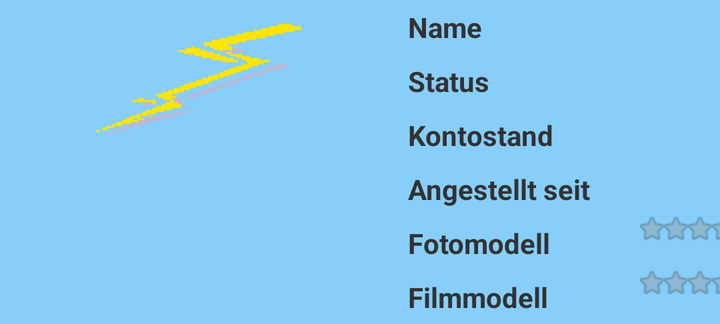
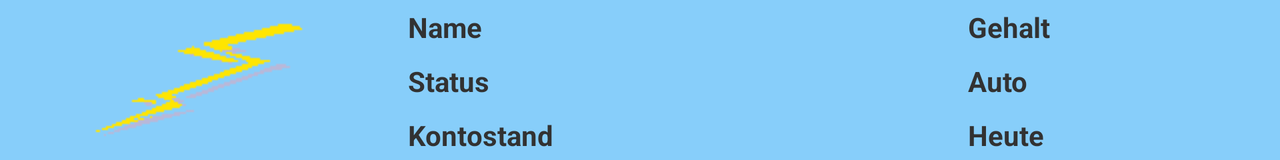

Compare how this app lays out the same screen by default and in its alternative resource folder. The renders come first, then the two layout files and the values they reference.
<!-- AndroidManifest.xml: application theme AppTheme -->
<!-- res/layout/fragment_model_list_item.xml -->
<?xml version="1.0" encoding="utf-8"?>
<LinearLayout xmlns:android="http://schemas.android.com/apk/res/android"
    android:layout_width="match_parent"
    android:layout_height="wrap_content"
    android:orientation="horizontal" >

    <ImageView
        android:id="@+id/imageView1"
        android:layout_width="200dp"
        android:layout_height="wrap_content"
        android:contentDescription="@string/imageDescription"
        android:padding="10dp"
        android:src="@drawable/lightening" />

    <TableLayout
        android:layout_width="match_parent"
        android:layout_height="wrap_content"
    >

        
        <TableRow
            android:layout_width="wrap_content"
            android:layout_height="wrap_content" >

		    <TextView
		        android:layout_width="120dp"
		        android:layout_height="wrap_content"
		        android:textStyle="bold"
		        android:padding="4dp"
		        android:text="@string/labelName"
		        android:textAppearance="?android:attr/textAppearanceSmall" />

		    <TextView
		        android:id="@+id/textViewName"
		        android:layout_width="160dp"
		        android:layout_height="wrap_content"
		        android:padding="4dp"
		        android:textAppearance="?android:attr/textAppearanceSmall" />

		    <TextView
		        android:layout_width="120dp"
		        android:layout_height="wrap_content"
		        android:textStyle="bold"
		        android:padding="4dp"
		        android:text="@string/labelSalary"
		        android:textAppearance="?android:attr/textAppearanceSmall" />

		    <TextView
		        android:id="@+id/textViewSalary"
		        android:layout_width="200dp"
		        android:layout_height="wrap_content"
		        android:padding="4dp"
		        android:textAppearance="?android:attr/textAppearanceSmall" />

        </TableRow>

        <TableRow
            android:layout_width="wrap_content"
            android:layout_height="wrap_content" >

		    <TextView
		        android:layout_width="120dp"
		        android:layout_height="wrap_content"
		        android:textStyle="bold"
		        android:padding="4dp"
		        android:text="@string/labelStatus"
		        android:textAppearance="?android:attr/textAppearanceSmall" />

		    <TextView
		        android:id="@+id/textViewStatus"
		        android:layout_width="160dp"
		        android:layout_height="wrap_content"
		        android:padding="4dp"
		        android:textAppearance="?android:attr/textAppearanceSmall" />

		    <TextView
		        android:layout_width="120dp"
		        android:layout_height="wrap_content"
		        android:textStyle="bold"
		        android:padding="4dp"
		        android:text="@string/labelCar"
		        android:textAppearance="?android:attr/textAppearanceSmall" />

		    <TextView
		        android:id="@+id/textViewCar"
		        android:layout_width="200dp"
		        android:layout_height="wrap_content"
		        android:padding="4dp"
		        android:textAppearance="?android:attr/textAppearanceSmall" />

        </TableRow>

        <TableRow
            android:layout_width="wrap_content"
            android:layout_height="wrap_content" >

		    <TextView
		        android:layout_width="120dp"
		        android:layout_height="wrap_content"
		        android:textStyle="bold"
		        android:padding="4dp"
		        android:text="@string/labelBalance"
		        android:textAppearance="?android:attr/textAppearanceSmall" />

		    <TextView
		        android:id="@+id/textViewBalance"
		        android:layout_width="160dp"
		        android:layout_height="wrap_content"
		        android:padding="4dp"
		        android:textAppearance="?android:attr/textAppearanceSmall" />

		    <TextView
		        android:layout_width="120dp"
		        android:layout_height="wrap_content"
		        android:textStyle="bold"
		        android:padding="4dp"
		        android:text="@string/labelToday"
		        android:textAppearance="?android:attr/textAppearanceSmall" />

		    <TextView
		        android:id="@+id/textViewToday"
		        android:layout_width="200dp"
		        android:layout_height="wrap_content"
		        android:padding="4dp"
		        android:textAppearance="?android:attr/textAppearanceSmall" />

        </TableRow>

        <TableRow
            android:layout_width="wrap_content"
            android:layout_height="wrap_content" >

		    <TextView
		        android:layout_width="120dp"
		        android:layout_height="wrap_content"
		        android:textStyle="bold"
		        android:padding="4dp"
		        android:text="@string/labelOnBoard"
		        android:textAppearance="?android:attr/textAppearanceSmall" />

		    <TextView
		        android:id="@+id/textViewOnBoard"
		        android:layout_width="160dp"
		        android:layout_height="wrap_content"
		        android:padding="4dp"
		        android:textAppearance="?android:attr/textAppearanceSmall" />

		    <TextView
		        android:layout_width="120dp"
		        android:layout_height="wrap_content"
		        android:textStyle="bold"
		        android:padding="4dp"
		        android:text="@string/labelTeam"
		        android:textAppearance="?android:attr/textAppearanceSmall" />

		    <TextView
		        android:id="@+id/textViewTeam"
		        android:layout_width="200dp"
		        android:layout_height="wrap_content"
		        android:padding="4dp"
		        android:textAppearance="?android:attr/textAppearanceSmall" />

        </TableRow>

        <TableRow
            android:layout_width="wrap_content"
            android:layout_height="wrap_content" >

		    <TextView
		        android:layout_width="110dp"
		        android:layout_height="wrap_content"
		        android:textStyle="bold"
		        android:padding="4dp"
		        android:text="@string/labelQualityPhoto"
		        android:textAppearance="?android:attr/textAppearanceSmall" />

		    <LinearLayout
		        android:layout_width="wrap_content"
		        android:layout_height="wrap_content">

			    <RatingBar
			        android:id="@+id/ratingBarQualityPhoto"
			        android:layout_width="wrap_content"
			        android:layout_height="wrap_content"
			        android:numStars="10"
			        android:stepSize="0.1"
			        android:isIndicator="true"
			        style="?android:attr/ratingBarStyleSmall"
		        />

		    </LinearLayout>

		    <TextView
		        android:layout_width="110dp"
		        android:layout_height="wrap_content"
		        android:textStyle="bold"
		        android:padding="4dp"
		        android:text="@string/labelQualityTLead"
		        android:textAppearance="?android:attr/textAppearanceSmall" />

		    <LinearLayout
		        android:layout_width="wrap_content"
		        android:layout_height="wrap_content">

			    <RatingBar
			        android:id="@+id/ratingBarQualityTLead"
			        android:layout_width="wrap_content"
			        android:layout_height="wrap_content"
			        android:numStars="10"
			        android:stepSize="0.1"
			        android:isIndicator="true"
			        style="?android:attr/ratingBarStyleSmall"
		        />

		    </LinearLayout>

        </TableRow>

        <TableRow
            android:layout_width="wrap_content"
            android:layout_height="wrap_content" >

		    <TextView
		        android:layout_width="110dp"
		        android:layout_height="wrap_content"
		        android:textStyle="bold"
		        android:padding="4dp"
		        android:text="@string/labelQualityMovie"
		        android:textAppearance="?android:attr/textAppearanceSmall" />

		    <LinearLayout
		        android:layout_width="wrap_content"
		        android:layout_height="wrap_content">

			    <RatingBar
			        android:id="@+id/ratingBarQualityMovie"
			        android:layout_width="wrap_content"
			        android:layout_height="wrap_content"
			        android:numStars="10"
			        android:stepSize="0.1"
			        android:isIndicator="true"
			        style="?android:attr/ratingBarStyleSmall"
		        />

		    </LinearLayout>

		    <TextView
		        android:layout_width="110dp"
		        android:layout_height="wrap_content"
		        android:textStyle="bold"
		        android:padding="4dp"
		        android:text="@string/labelMood"
		        android:textAppearance="?android:attr/textAppearanceSmall" />

		    <LinearLayout
		        android:layout_width="wrap_content"
		        android:layout_height="wrap_content">

			    <RatingBar
			        android:id="@+id/ratingBarMood"
			        android:layout_width="wrap_content"
			        android:layout_height="wrap_content"
			        android:numStars="10"
			        android:stepSize="0.1"
			        android:isIndicator="true"
			        style="?android:attr/ratingBarStyleSmall"
		        />

		    </LinearLayout>

        </TableRow>

    </TableLayout>

</LinearLayout>
<!-- resources referenced by this layout -->
<resources>
  <!-- drawable lightening: png bitmap (drawable-mdpi, 1165 bytes) -->
  <string name="imageDescription">Profilbild</string>
  <string name="labelBalance">Kontostand</string>
  <string name="labelCar">Auto</string>
  <string name="labelMood">Stimmung</string>
  <string name="labelName">Name</string>
  <string name="labelOnBoard">Angestellt seit</string>
  <string name="labelQualityMovie">Filmmodell</string>
  <string name="labelQualityPhoto">Fotomodell</string>
  <string name="labelQualityTLead">Teamleiterin</string>
  <string name="labelSalary">Gehalt</string>
  <string name="labelStatus">Status</string>
  <string name="labelTeam">Team</string>
  <string name="labelToday">Heute</string>
  <style name="AppTheme" parent="AppBaseTheme">
          
          <item name="android:background">#ff87CEFA</item>
          <item name="android:actionBarTabBarStyle">@style/ActionBarStyle</item>
          <item name="android:actionBarTabTextStyle">@style/ActionBarTabText</item>
      </style>
  <style name="AppBaseTheme" parent="android:Theme.Light">
          
      </style>
  <style name="ActionBarStyle" parent="@android:style/Widget.Holo.ActionBar">
          
          <item name="android:background">#ff000000</item>
      </style>
  <style name="ActionBarTabText" parent="@android:style/Widget.Holo.ActionBar.TabText">
          
          <item name="android:background">#ff000000</item>
          <item name="android:textColor">#ffffffff</item>
      </style>
</resources>
<!-- res/layout-land/fragment_model_list_item.xml (the repository's variant of the layout above) -->
<!-- drawn on the phone turned sideways -->
<?xml version="1.0" encoding="utf-8"?>
<LinearLayout xmlns:android="http://schemas.android.com/apk/res/android"
    android:layout_width="match_parent"
    android:layout_height="wrap_content"
    android:orientation="horizontal" >

    <ImageView
        android:id="@+id/imageView1"
        android:layout_width="200dp"
        android:layout_height="wrap_content"
        android:contentDescription="@string/imageDescription"
        android:padding="10dp"
        android:src="@drawable/lightening" />

    <TableLayout
        android:layout_width="match_parent"
        android:layout_height="match_parent"
    >

        
        <TableRow
            android:layout_width="wrap_content"
            android:layout_height="wrap_content" >

		    <TextView
		        android:layout_width="120dp"
		        android:layout_height="wrap_content"
		        android:textStyle="bold"
		        android:padding="4dp"
		        android:text="@string/labelName"
		        android:textAppearance="?android:attr/textAppearanceSmall" />

		    <TextView
		        android:id="@+id/textViewName"
		        android:layout_width="160dp"
		        android:layout_height="wrap_content"
		        android:padding="4dp"
		        android:textAppearance="?android:attr/textAppearanceSmall" />

		    <TextView
		        android:layout_width="120dp"
		        android:layout_height="wrap_content"
		        android:textStyle="bold"
		        android:padding="4dp"
		        android:text="@string/labelSalary"
		        android:textAppearance="?android:attr/textAppearanceSmall" />

		    <TextView
		        android:id="@+id/textViewSalary"
		        android:layout_width="200dp"
		        android:layout_height="wrap_content"
		        android:padding="4dp"
		        android:textAppearance="?android:attr/textAppearanceSmall" />

		    <TextView
		        android:layout_width="110dp"
		        android:layout_height="wrap_content"
		        android:textStyle="bold"
		        android:padding="4dp"
		        android:text="@string/labelQualityPhoto"
		        android:textAppearance="?android:attr/textAppearanceSmall" />

		    <LinearLayout
		        android:layout_width="wrap_content"
		        android:layout_height="wrap_content">

			    <RatingBar
			        android:id="@+id/ratingBarQualityPhoto"
			        android:layout_width="wrap_content"
			        android:layout_height="wrap_content"
			        android:numStars="10"
			        android:stepSize="0.1"
			        android:isIndicator="true"
			        style="?android:attr/ratingBarStyleSmall"
		        />

		    </LinearLayout>

        </TableRow>

        <TableRow
            android:layout_width="wrap_content"
            android:layout_height="wrap_content" >

		    <TextView
		        android:layout_width="120dp"
		        android:layout_height="wrap_content"
		        android:textStyle="bold"
		        android:padding="4dp"
		        android:text="@string/labelStatus"
		        android:textAppearance="?android:attr/textAppearanceSmall" />

		    <TextView
		        android:id="@+id/textViewStatus"
		        android:layout_width="160dp"
		        android:layout_height="wrap_content"
		        android:padding="4dp"
		        android:textAppearance="?android:attr/textAppearanceSmall" />

		    <TextView
		        android:layout_width="120dp"
		        android:layout_height="wrap_content"
		        android:textStyle="bold"
		        android:padding="4dp"
		        android:text="@string/labelCar"
		        android:textAppearance="?android:attr/textAppearanceSmall" />

		    <TextView
		        android:id="@+id/textViewCar"
		        android:layout_width="200dp"
		        android:layout_height="wrap_content"
		        android:padding="4dp"
		        android:textAppearance="?android:attr/textAppearanceSmall" />

		    <TextView
		        android:layout_width="110dp"
		        android:layout_height="wrap_content"
		        android:textStyle="bold"
		        android:padding="4dp"
		        android:text="@string/labelQualityMovie"
		        android:textAppearance="?android:attr/textAppearanceSmall" />

		    <LinearLayout
		        android:layout_width="wrap_content"
		        android:layout_height="wrap_content">

			    <RatingBar
			        android:id="@+id/ratingBarQualityMovie"
			        android:layout_width="wrap_content"
			        android:layout_height="wrap_content"
			        android:numStars="10"
			        android:stepSize="0.1"
			        android:isIndicator="true"
			        style="?android:attr/ratingBarStyleSmall"
		        />

		    </LinearLayout>
		    
        </TableRow>

        <TableRow
            android:layout_width="wrap_content"
            android:layout_height="wrap_content" >

		    <TextView
		        android:layout_width="120dp"
		        android:layout_height="wrap_content"
		        android:textStyle="bold"
		        android:padding="4dp"
		        android:text="@string/labelBalance"
		        android:textAppearance="?android:attr/textAppearanceSmall" />

		    <TextView
		        android:id="@+id/textViewBalance"
		        android:layout_width="160dp"
		        android:layout_height="wrap_content"
		        android:padding="4dp"
		        android:textAppearance="?android:attr/textAppearanceSmall" />

		    <TextView
		        android:layout_width="120dp"
		        android:layout_height="wrap_content"
		        android:textStyle="bold"
		        android:padding="4dp"
		        android:text="@string/labelToday"
		        android:textAppearance="?android:attr/textAppearanceSmall" />

		    <TextView
		        android:id="@+id/textViewToday"
		        android:layout_width="200dp"
		        android:layout_height="wrap_content"
		        android:padding="4dp"
		        android:textAppearance="?android:attr/textAppearanceSmall" />

		    <TextView
		        android:layout_width="110dp"
		        android:layout_height="wrap_content"
		        android:textStyle="bold"
		        android:padding="4dp"
		        android:text="@string/labelQualityTLead"
		        android:textAppearance="?android:attr/textAppearanceSmall" />

		    <LinearLayout
		        android:layout_width="wrap_content"
		        android:layout_height="wrap_content">

			    <RatingBar
			        android:id="@+id/ratingBarQualityTLead"
			        android:layout_width="wrap_content"
			        android:layout_height="wrap_content"
			        android:numStars="10"
			        android:stepSize="0.1"
			        android:isIndicator="true"
			        style="?android:attr/ratingBarStyleSmall"
		        />

		    </LinearLayout>
		    
        </TableRow>

        <TableRow
            android:layout_width="wrap_content"
            android:layout_height="wrap_content" >

		    <TextView
		        android:layout_width="120dp"
		        android:layout_height="wrap_content"
		        android:textStyle="bold"
		        android:padding="4dp"
		        android:text="@string/labelOnBoard"
		        android:textAppearance="?android:attr/textAppearanceSmall" />

		    <TextView
		        android:id="@+id/textViewOnBoard"
		        android:layout_width="160dp"
		        android:layout_height="wrap_content"
		        android:padding="4dp"
		        android:textAppearance="?android:attr/textAppearanceSmall" />

		    <TextView
		        android:layout_width="120dp"
		        android:layout_height="wrap_content"
		        android:textStyle="bold"
		        android:padding="4dp"
		        android:text="@string/labelTeam"
		        android:textAppearance="?android:attr/textAppearanceSmall" />

		    <TextView
		        android:id="@+id/textViewTeam"
		        android:layout_width="200dp"
		        android:layout_height="wrap_content"
		        android:padding="4dp"
		        android:textAppearance="?android:attr/textAppearanceSmall" />

		    <TextView
		        android:layout_width="110dp"
		        android:layout_height="wrap_content"
		        android:textStyle="bold"
		        android:padding="4dp"
		        android:text="@string/labelMood"
		        android:textAppearance="?android:attr/textAppearanceSmall" />

		    <LinearLayout
		        android:layout_width="wrap_content"
		        android:layout_height="wrap_content">

			    <RatingBar
			        android:id="@+id/ratingBarMood"
			        android:layout_width="wrap_content"
			        android:layout_height="wrap_content"
			        android:numStars="10"
			        android:stepSize="0.1"
			        android:isIndicator="true"
			        style="?android:attr/ratingBarStyleSmall"
		        />

		    </LinearLayout>
		    
        </TableRow>

    </TableLayout>
    
</LinearLayout>
